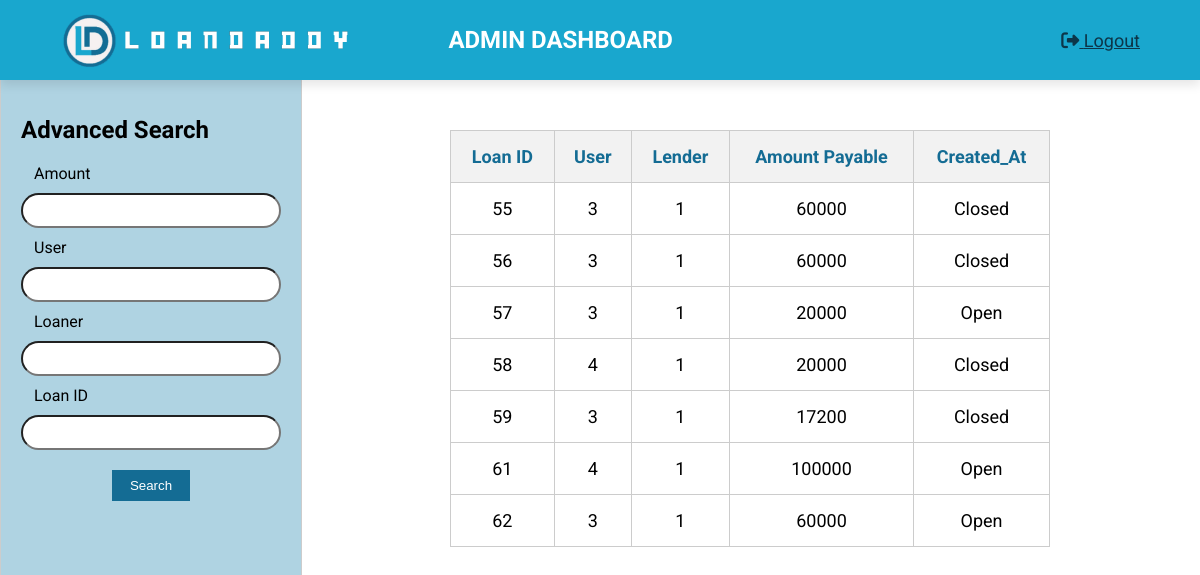
/php/adminActivityLog.php (signed in), run on the app's committed database.
### tables this page shows
CREATE TABLE `loan` (
  `Loan_ID` int NOT NULL AUTO_INCREMENT,
  `LoanApp_ID` int DEFAULT NULL,
  `LoanReference_ID` int DEFAULT NULL,
  `Status` enum('Open','Closed','OnHold') DEFAULT 'Open',
  `Created_at` timestamp NULL DEFAULT CURRENT_TIMESTAMP,
  `Updated_at` timestamp NULL DEFAULT CURRENT_TIMESTAMP,
  PRIMARY KEY (`Loan_ID`),
  UNIQUE KEY `LoanApp_ID_UNIQUE` (`LoanApp_ID`),
  UNIQUE KEY `LoanReference_ID_UNIQUE` (`LoanReference_ID`),
  KEY `LoanReference_ID_idx` (`LoanReference_ID`),
  CONSTRAINT `loan_ibfk_1` FOREIGN KEY (`LoanApp_ID`) REFERENCES `loan_application` (`LoanApp_ID`),
  CONSTRAINT `LoanReference_ID` FOREIGN KEY (`LoanReference_ID`) REFERENCES `loan` (`Loan_ID`)
);

CREATE TABLE `loan_application` (
  `LoanApp_ID` int NOT NULL AUTO_INCREMENT,
  `User_ID` int NOT NULL,
  `Lender_ID` int NOT NULL,
  `Schedule_ID` int NOT NULL,
  `Loan_Amt` float NOT NULL,
  `Tenure_ID` int NOT NULL,
  `Status` enum('Approved','Denied','Pending') DEFAULT 'Pending',
  `Created_at` timestamp NULL DEFAULT CURRENT_TIMESTAMP,
  `Updated_at` timestamp NULL DEFAULT CURRENT_TIMESTAMP,
  PRIMARY KEY (`LoanApp_ID`),
  KEY `User_ID` (`User_ID`),
  KEY `Lender_ID` (`Lender_ID`),
  KEY `Schedule_ID` (`Schedule_ID`),
  KEY `Tenure_ID` (`Tenure_ID`),
  CONSTRAINT `loan_application_ibfk_1` FOREIGN KEY (`User_ID`) REFERENCES `user` (`User_ID`),
  CONSTRAINT `loan_application_ibfk_2` FOREIGN KEY (`Lender_ID`) REFERENCES `lender` (`Lender_ID`),
  CONSTRAINT `loan_application_ibfk_3` FOREIGN KEY (`Schedule_ID`) REFERENCES `payment_sched` (`Schedule_ID`),
  CONSTRAINT `loan_application_ibfk_4` FOREIGN KEY (`Tenure_ID`) REFERENCES `tenure` (`Tenure_ID`)
);

### php/adminActivityLog.php (the view, shortened to what this page needs)
<?php
    $con = mysqli_connect('localhost', 'root', 'Furina de Fontaine');
    mysqli_select_db($con, 'loanapp');
    $s = "SELECT *, loan.Status as loanStatus FROM loan INNER JOIN loan_application ON
    loan.LoanApp_ID = loan_application.LoanApp_ID";
    $result = mysqli_query($con, $s);
?>
<!DOCTYPE html>
<html lang="en">
    <head>
        <link rel="stylesheet" href="../css/navbar.css">
        <link rel="stylesheet" href="../css/adminTable.css">
        <link rel="stylesheet" href="../css/adminActivityLog.css">
        <link rel="stylesheet" href="https://cdnjs.cloudflare.com/ajax/libs/font-awesome/5.15.3/css/all.min.css"
 />
        <link rel="stylesheet" href="../css/loginpage.css">
    </head>
    <body>
        <nav>
            <div class="navbar">
                <div class="logo">
                    <a href="admindashboard.php"><img src="../images/ldaddy.png" class="logo"></a>
                </div>
                <div class="navbar-center">
                    <h1>ADMIN DASHBOARD</h1>
                </div>
                <ul class="menu">
                <a class="adminLogout" id="dp-option" href="logout.php" onclick="return confirm('Are you sure you want to logout?')"><i class="fa-solid fa-right-from-bracket"></i> Logout</a>
                </ul>
            </div>
        </nav>
        <div class="advanced-search">
            <h2>Advanced Search</h2>
            <form action="#" method="GET">
                <label for="amount">Amount</label>
                <input type="text" id="amount" name="amount">
                <label for="user">User</label>
                <input type="text" id="user" name="user">
                <label for="loaner">Loaner</label>
                <input type="text" id="loaner" name="loaner">
                <label for="loan_id">Loan ID</label>
                <input type="text" id="loan_id" name="loan_id">
                <button type="submit">Search</button>
            </form>
        </div>
        <div class="loan-table">
        <?php
            if (mysqli_num_rows($result) > 0) {
        ?>
            <table>
                <thead>
                    <tr>
                        <th>Loan ID</th>
                        <th>User</th>
                        <th>Lender</th>
                        <th>Amount Payable</th>
                        <th>Created_At</th>
                    </tr>
                </thead>
                <?php
                    while($row = mysqli_fetch_array($result)) {
                ?>
                <tbody>
                    <tr>
                        <td><?php echo $row['Loan_ID'];?></td>
                        <td><?php echo $row['User_ID'];?></td>
                        <td><?php echo $row['Lender_ID'];?></td>
                        <td><?php echo $row['Loan_Amt'];?></td>
                        <td><?php echo $row['loanStatus'];?></td>
                    </tr>
                </tbody>
                <?php
                }
            ?>
            </table>
                <?php
                    }
                ?>
        </div>
    </body>
</html>

### css/navbar.css (style rules this page uses)
* { scroll-behavior: smooth; }
body { margin: 0; height: 100%; font-family: 'Roboto', sans-serif; }
.logo { height: 60px; width: auto; margin-top: 3px; margin-bottom: 10px; }
nav { position: fixed; left: 0; top: 0; width: 100%; height: 60px; background: #19A7CE; box-shadow: 0 5px 10px rgba(0, 0, 0, 0.1); z-index: 3; padding-top: 10px; padding-bottom: 10px; }
nav .navbar { display: flex; align-items: center; justify-content: space-between; height: 100%; max-width: 90%; margin: auto; }
nav .navbar .menu { display: inline-flex; font-family: Roboto; }
#dp-option { font-size: 18px; }
.adminLogout { color: #0c3649; font-size: 12px; transition: 0.5s ease; }

### css/adminTable.css (style rules this page uses)
body { margin: 0; padding: 0; display: flex; min-height: 100vh; flex-direction: column; }
table { border-collapse: collapse; margin-top: 10px; max-width: 100%; font-size: 18px; }
table, th, td { border: 1px solid #146C94; }
th, td { padding: 15px; }
th { text-align: center; background-color: #19A7CE; color: #F6F1F1; }

### css/adminActivityLog.css (style rules this page uses)
.advanced-search { position: fixed; top: 75px; left: 0px; bottom: 0px; background-color: #AFD3E2; padding: 20px; border: 1px solid #ccc; border-radius: 0px; width: calc(25% - 40px); max-width: 300px; z-index: 1; }
.advanced-search label { display: block; margin-bottom: 10px; }
.advanced-search input[type="text"], .advanced-search button { padding: 8px; margin-bottom: 10px; width: 100%; }
.advanced-search button { background-color: #146C94; color: white; border: none; border-radius: 0px; cursor: pointer; width: 30%; }
.navbar h1 { color: white; padding-right: 260px; }
table { align-items: center; width: 50%; border-collapse: collapse; margin-top: 130px; position: absolute; left: 450px; z-index: 0; }
table th, table td { border: 1px solid #ccc; padding: 15px; text-align: center; }
table th { background-color: #f2f2f2; font-weight: bold; color:#146C94; }
.loan-table { display: flex; justify-content: center; }

### css/loginpage.css (style rules this page uses)
body { margin: 0; font-family: 'Roboto', sans-serif; }
form { width: 100%; display: flex; flex-direction: column; align-items: center; }
label { margin-bottom: 5px; text-align: left; width: 90%; }
input { margin-bottom: 10px; padding: 8px; box-sizing: border-box; border-radius: 25px; border-color: none; width: 90%; }
button { background-color: #146C94; color: #fff; padding: 10px; border: none; border-radius: 4px; cursor: pointer; margin-top: 10px; width: 100px; }

### data on the page
loan: Loan_ID "55", LoanApp_ID.User_ID "3", LoanApp_ID.Lender_ID "1", LoanApp_ID.Loan_Amt "60000", Status "Closed"
loan: Loan_ID "56", LoanApp_ID.User_ID "3", LoanApp_ID.Lender_ID "1", LoanApp_ID.Loan_Amt "60000", Status "Closed"
loan: Loan_ID "57", LoanApp_ID.User_ID "3", LoanApp_ID.Lender_ID "1", LoanApp_ID.Loan_Amt "20000", Status "Open"
loan: Loan_ID "58", LoanApp_ID.User_ID "4", LoanApp_ID.Lender_ID "1", LoanApp_ID.Loan_Amt "20000", Status "Closed"
loan: Loan_ID "59", LoanApp_ID.User_ID "3", LoanApp_ID.Lender_ID "1", LoanApp_ID.Loan_Amt "17200", Status "Closed"
loan: Loan_ID "61", LoanApp_ID.User_ID "4", LoanApp_ID.Lender_ID "1", LoanApp_ID.Loan_Amt "100000", Status "Open"
loan: Loan_ID "62", LoanApp_ID.User_ID "3", LoanApp_ID.Lender_ID "1", LoanApp_ID.Loan_Amt "60000", Status "Open"
